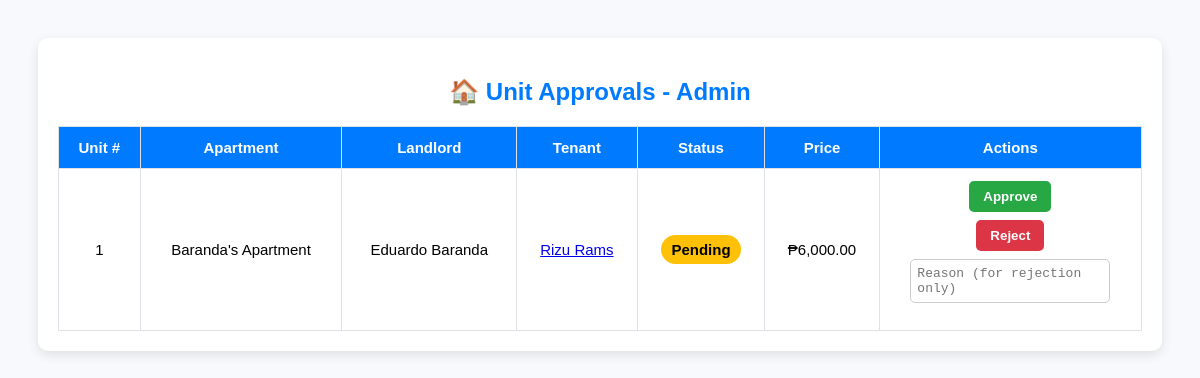
/admin/admin_unit_approvals.php (signed in), run on the app's committed database.
### tables this page shows
CREATE TABLE `apartment_units` (
  `id` int(11) NOT NULL,
  `apartment_id` int(11) NOT NULL,
  `unit_number` varchar(50) NOT NULL,
  `unit_status` enum('Available','Pending','Occupied') NOT NULL DEFAULT 'Available',
  `unit_price` decimal(10,2) NOT NULL,
  `unit_features` text DEFAULT NULL,
  `created_at` timestamp NOT NULL DEFAULT current_timestamp()
);

CREATE TABLE `apartments` (
  `id` int(11) NOT NULL,
  `name` varchar(255) NOT NULL,
  `location` varchar(255) NOT NULL,
  `location_link` text DEFAULT NULL,
  `price` decimal(10,2) NOT NULL,
  `features` text DEFAULT NULL,
  `image` varchar(255) DEFAULT 'default_apartment.jpg',
  `landlord_id` int(11) NOT NULL,
  `created_at` timestamp NOT NULL DEFAULT current_timestamp(),
  `apartment_type` enum('Studio','Loft','Duplex','Micro') NOT NULL DEFAULT 'Studio'
);

CREATE TABLE `users` (
  `id` int(11) NOT NULL,
  `mobile` varchar(15) NOT NULL,
  `name` varchar(100) NOT NULL,
  `email` varchar(100) NOT NULL,
  `password` varchar(255) NOT NULL,
  `user_type` enum('Tenant','Landlord') NOT NULL,
  `created_at` timestamp NOT NULL DEFAULT current_timestamp(),
  `selected_apartment` int(11) DEFAULT NULL,
  `proof_image` varchar(255) DEFAULT NULL,
  `status` enum('Pending','Approved') DEFAULT 'Pending'
);

### admin/admin_unit_approvals.php (the view, shortened to what this page needs)
<?php
include 'db_connect.php';
$isAdmin = isset($_SESSION['admin_id']);
$query = "
    SELECT u.id, u.unit_number, u.unit_status, u.unit_price, a.name AS apartment_name,
           l.name AS landlord_name, t.name AS tenant_name, t.email, t.mobile
    FROM apartment_units u
    JOIN apartments a ON u.apartment_id = a.id
    JOIN users l ON a.landlord_id = l.id
    JOIN tenant_rentals tr ON tr.unit_id = u.id
    JOIN users t ON tr.tenant_id = t.id
    WHERE u.unit_status = 'Pending'
    ORDER BY u.id DESC
";
$result = $conn->query($query);
?>
<!DOCTYPE html>
<html>
<head>
    <link rel="stylesheet" href="https://cdnjs.cloudflare.com/ajax/libs/font-awesome/6.4.2/css/all.min.css">
</head>
<body>
<div class="table-container">
    <h2>🏠 Unit Approvals - <?= $isAdmin ? 'Admin' : 'Landlord' ?></h2>
    <?php if ($result->num_rows === 0): ?>
        <p style="text-align:center;">✅ No pending unit approvals.</p>
    <?php else: ?>
        <table>
            <thead>
                <tr>
                    <th>Unit #</th>
                    <th>Apartment</th>
                    <th>Landlord</th>
                    <th>Tenant</th>
                    <th>Status</th>
                    <th>Price</th>
                    <th>Actions</th>
                </tr>
            </thead>
            <tbody>
                <?php while ($row = $result->fetch_assoc()): ?>
                    <tr>
                        <td><?= htmlspecialchars($row['unit_number']) ?></td>
                        <td><?= htmlspecialchars($row['apartment_name']) ?></td>
                        <td><?= htmlspecialchars($row['landlord_name']) ?></td>
                        <td><a href="#" onclick='showTenantModal(<?= json_encode($row) ?>)'><?= htmlspecialchars($row['tenant_name']) ?></a></td>
                        <td><span class="badge <?= $row['unit_status'] ?>"><?= $row['unit_status'] ?></span></td>
                        <td>₱<?= number_format($row['unit_price'], 2) ?></td>
                        <td>
                            <form method="POST">
                                <button name="action" value="approve" class="btn approve">Approve</button>
                                <button name="action" value="reject" class="btn reject">Reject</button>
                                <textarea name="note" placeholder="Reason (for rejection only)" rows="2"></textarea>
                            </form>
                        </td>
                    </tr>
                <?php endwhile; ?>
            </tbody>
        </table>
    <?php endif; ?>
</div>
</body>
</html>

### admin/admin_unit_approvals.php (style rules this page uses)
body { font-family: 'Poppins', sans-serif; background: #f7f9fc; padding: 30px; }
.table-container { max-width: 1100px; margin: auto; background: white; padding: 20px; border-radius: 10px; box-shadow: 0 4px 12px rgba(0,0,0,0.1); }
h2 { text-align: center; color: #007bff; margin-bottom: 20px; }
table { width: 100%; border-collapse: collapse; font-size: 15px; }
th, td { border: 1px solid #dee2e6; padding: 12px; text-align: center; }
th { background: #007bff; color: white; }
.badge { padding: 6px 10px; border-radius: 20px; font-weight: bold; }
.Pending { background: #ffc107; color: #000; }
form { display: flex; flex-direction: column; align-items: center; gap: 8px; }
.btn { padding: 8px 14px; border: none; cursor: pointer; border-radius: 5px; font-weight: bold; }
.approve { background: #28a745; color: white; }
.reject { background: #dc3545; color: white; }
textarea { resize: none; padding: 6px; width: 100%; max-width: 200px; border-radius: 5px; border: 1px solid #ccc; font-size: 13px; }

### data on the page
apartment_units: unit_number "1", apartment.name "Baranda's Apartment", users.name "Eduardo Baranda", users.name "Rizu Rams", unit_status "Pending", unit_price "6,000.00"
